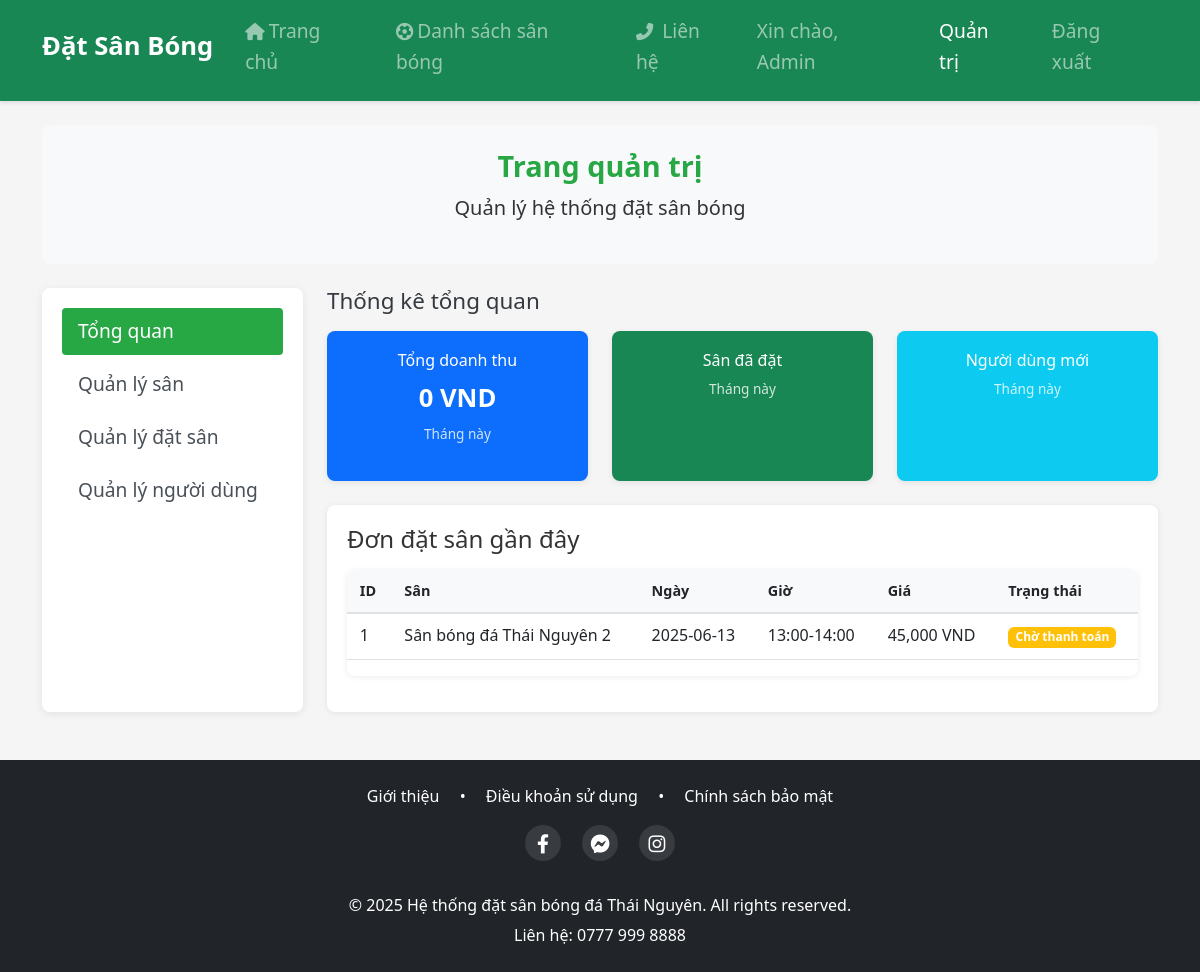
The page /admin (signed in) on the database its author committed.
### tables this page shows
CREATE TABLE bookings (
            id INTEGER PRIMARY KEY AUTOINCREMENT,
            user_id INTEGER NOT NULL,
            pitch_id INTEGER NOT NULL,
            booking_date DATE NOT NULL,
            start_time TEXT NOT NULL,
            end_time TEXT NOT NULL,
            hours INTEGER NOT NULL,
            total_price INTEGER NOT NULL,
            status TEXT NOT NULL,
            created_at TIMESTAMP DEFAULT CURRENT_TIMESTAMP,
            FOREIGN KEY (user_id) REFERENCES users (id),
            FOREIGN KEY (pitch_id) REFERENCES pitches (id)
        );

CREATE TABLE pitches (
            id INTEGER PRIMARY KEY AUTOINCREMENT,
            name TEXT NOT NULL,
            address TEXT NOT NULL,
            phone TEXT NOT NULL,
            price INTEGER NOT NULL,
            image TEXT,
            description TEXT,
            is_active BOOLEAN DEFAULT 1,
            created_at TIMESTAMP DEFAULT CURRENT_TIMESTAMP
        );

### main.py (the view)
@app.route('/admin')
def admin_dashboard():
    if 'user_id' not in session or not session.get('is_admin'):
        return redirect(url_for('home'))
    pitches = get_pitches()
    bookings = get_all_bookings()
    total_revenue = sum(b['total_price'] for b in bookings if b['status'] == 'confirmed')
    total_bookings = len([b for b in bookings if b['status'] == 'confirmed'])
    return render_template('admin.html',
                           pitches=pitches,
                           bookings=bookings,
                           total_revenue=total_revenue,
                           total_bookings=total_bookings)

### database.py (called while the page is built)
def get_db():
    conn = sqlite3.connect('football_booking.db')
    conn.row_factory = sqlite3.Row
    return conn

def get_pitches():
    conn = get_db()
    pitches = conn.execute('SELECT * FROM pitches ORDER BY name').fetchall()
    conn.close()
    return pitches

def get_all_bookings():
    conn = get_db()
    bookings = conn.execute('''
        SELECT b.*, p.name as pitch_name, u.fullname as user_name
        FROM bookings b
        JOIN pitches p ON b.pitch_id = p.id
        JOIN users u ON b.user_id = u.id
        ORDER BY b.booking_date DESC
    ''').fetchall()
    conn.close()
    return bookings

### templates/admin.html (shortened to what this page needs)
{% extends "base.html" %}
{% block head %}
<link rel="stylesheet" href="{{ url_for('static', filename='css/admin.css') }}">
{% endblock %}
{% block content %}
<div class="admin-header mb-4">
    <h1>Trang quản trị</h1>
    <p class="lead">Quản lý hệ thống đặt sân bóng</p>
</div>
<div class="row">
    <div class="col-md-3">
        <div class="admin-sidebar">
            <ul class="nav flex-column nav-pills">
                <li class="nav-item">
                    <a class="nav-link active" href="#dashboard" data-bs-toggle="tab">Tổng quan</a>
                </li>
                <li class="nav-item">
                    <a class="nav-link" href="#pitches" data-bs-toggle="tab">Quản lý sân</a>
                </li>
                <li class="nav-item">
                    <a class="nav-link" href="#bookings" data-bs-toggle="tab">Quản lý đặt sân</a>
                </li>
                <li class="nav-item">
                    <a class="nav-link" href="#users" data-bs-toggle="tab">Quản lý người dùng</a>
                </li>
            </ul>
        </div>
    </div>
    <div class="col-md-9">
        <div class="tab-content">
            <div class="tab-pane fade show active" id="dashboard">
                <h3 class="mb-3">Thống kê tổng quan</h3>
                <div class="row mb-4">
                    <div class="col-md-4">
                        <div class="stat-card bg-primary">
                            <h4>Tổng doanh thu</h4>
                            <p class="stat-value">{{ "{:,.0f}".format(total_revenue) }} VND</p>
                            <p class="stat-period">Tháng này</p>
                        </div>
                    </div>
                    <div class="col-md-4">
                        <div class="stat-card bg-success">
                            <h4>Sân đã đặt</h4>
                            <p class="stat-period">Tháng này</p>
                        </div>
                    </div>
                    <div class="col-md-4">
                        <div class="stat-card bg-info">
                            <h4>Người dùng mới</h4>
                            <p class="stat-period">Tháng này</p>
                        </div>
                    </div>
                </div>
                <div class="recent-bookings">
                    <h4 class="mb-3">Đơn đặt sân gần đây</h4>
                    <div class="table-responsive">
                        <table class="table">
                            <thead>
                                <tr>
                                    <th>ID</th>
                                    <th>Sân</th>
                                    <th>Ngày</th>
                                    <th>Giờ</th>
                                    <th>Giá</th>
                                    <th>Trạng thái</th>
                                </tr>
                            </thead>
                            <tbody>
                                {% for booking in bookings[:5] %}
                                <tr>
                                    <td>{{ booking['id'] }}</td>
                                    <td>{{ booking['pitch_name'] }}</td>
                                    <td>{{ booking['booking_date'] }}</td>
                                    <td>{{ booking['start_time'] }}-{{ booking['end_time'] }}</td>
                                    <td>{{ "{:,.0f}".format(booking['total_price']) }} VND</td>
                                    <td>
                                        <span class="badge bg-{{ 'success' if booking['status'] == 'confirmed' else 'warning' if booking['status'] == 'pending_payment' else 'danger' }}">
                                            {{ 'Đã xác nhận' if booking['status'] == 'confirmed' else 'Chờ thanh toán' if booking['status'] == 'pending_payment' else 'Đã hủy' }}
                                        </span>
                                    </td>
                                </tr>
                                {% endfor %}
                            </tbody>
                        </table>
                    </div>
                </div>
            </div>
        </div>
    </div>
</div>
{% endblock %}

### static/css/base.css (style rules this page uses)
:root { --primary-color: #28a745; --secondary-color: #6c757d; --light-color: #f8f9fa; --dark-color: #343a40; }
html { height: 100%; }
body { font-family: 'Segoe UI', Tahoma, Geneva, Verdana, sans-serif; line-height: 1.6; color: #333; background-color: #f5f5f5; min-height: 100%; display: flex; flex-direction: column; }
a { text-decoration: none; color: var(--primary-color); transition: color 0.3s; }
.nav-link { font-size: 1.2rem; padding: 0.5rem 1rem !important; }

### static/css/admin.css (style rules this page uses)
.admin-header { text-align: center; padding: 1.5rem 0; background-color: #f8f9fa; border-radius: 8px; margin-bottom: 1.5rem; }
.admin-header h1 { color: #28a745; font-weight: 600; font-size: 1.8rem; }
.admin-sidebar { background: white; border-radius: 8px; box-shadow: 0 2px 8px rgba(0, 0, 0, 0.08); padding: 1.25rem; height: 100%; margin-bottom: 1rem; }
.nav-pills .nav-link { color: #495057; padding: 0.6rem 0.8rem; margin-bottom: 0.4rem; border-radius: 4px; transition: all 0.2s; }
.nav-pills .nav-link.active { background-color: #28a745; color: white; }
.stat-card { color: white; border-radius: 8px; padding: 1.25rem; text-align: center; box-shadow: 0 2px 6px rgba(0, 0, 0, 0.08); height: 100%; }
.stat-card h4 { font-size: 1rem; margin-bottom: 0.5rem; }
.stat-card .stat-value { font-size: 1.6rem; font-weight: bold; margin-bottom: 0.25rem; }
.stat-card .stat-period { opacity: 0.8; font-size: 0.85rem; }
.table th { background-color: #f8f9fa; border-bottom: 2px solid #dee2e6; padding: 0.6rem 0.8rem; font-size: 0.9rem; }
.table td { padding: 0.6rem 0.8rem; vertical-align: middle; }
.table-responsive { border-radius: 8px; overflow: hidden; box-shadow: 0 1px 6px rgba(0, 0, 0, 0.08); margin-bottom: 1rem; }
.recent-bookings { background: white; border-radius: 8px; padding: 1.25rem; box-shadow: 0 1px 6px rgba(0, 0, 0, 0.08); }
.tab-pane h3 { font-size: 1.4rem; color: #343a40; }
.badge { padding: 0.35em 0.6em; font-size: 0.75rem; }

### rows shown on the page
bookings: id "1", pitch_name "Sân bóng đá Thái Nguyên 2", booking_date "2025-06-13", start_time "13:00", end_time "14:00", total_price "45,000", status "Chờ thanh toán"

### other values the page prints
{{ session['user_name'] }} "Admin"
{{ "{:,.0f}".format(total_revenue) }} "0"
